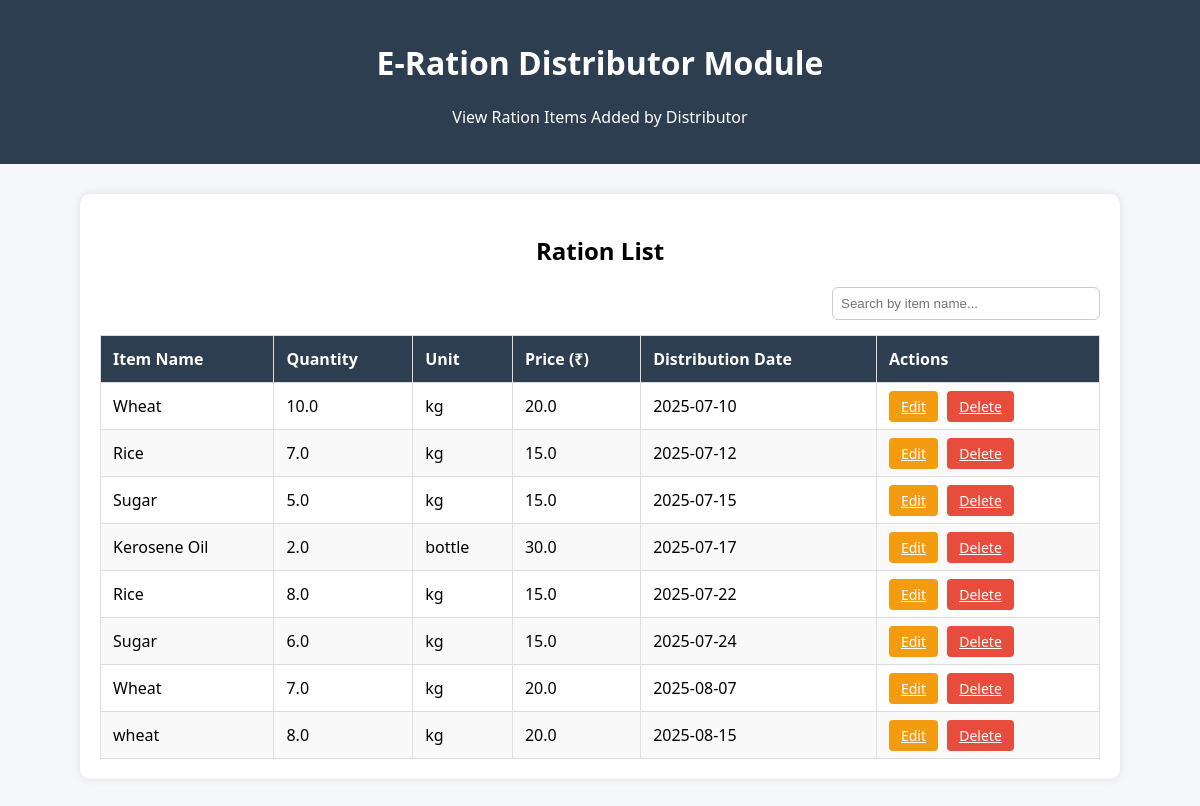
The app's page /view_ration with its own data.
### app.py (models this page shows)
class RationItem(db.Model):
    id = db.Column(db.Integer, primary_key=True)
    item_name = db.Column(db.String(100))
    quantity_available = db.Column(db.Float)
    unit = db.Column(db.String(20))
    price_per_unit = db.Column(db.Float)
    distribution_date = db.Column(db.Date)

### app.py (the view)
@app.route('/view_ration')
def view_ration():
    items = RationItem.query.all()
    return render_template("view_ration.html", items=items)

### app.py (called while the page is built, shortened)
@app.before_request
def initialize():
    db.create_all()
    db.session.commit()

### templates/view_ration.html (shortened to what this page needs)
<!DOCTYPE html>
<html lang="en">
<head>
</head>
<body>
  <header>
    <h1>E-Ration Distributor Module</h1>
    <p>View Ration Items Added by Distributor</p>
  </header>
  <div class="container">
    <h2>Ration List</h2>
    <div class="search-bar">
      <input type="text" id="searchInput" placeholder="Search by item name..." onkeyup="filterTable()" />
    </div>
    {% if items %}
      <table id="rationTable">
        <thead>
          <tr>
            <th>Item Name</th>
            <th>Quantity</th>
            <th>Unit</th>
            <th>Price (₹)</th>
            <th>Distribution Date</th>
            <th>Actions</th>
          </tr>
        </thead>
        <tbody>
          {% for item in items %}
          <tr>
            <td>{{ item.item_name }}</td>
            <td>{{ item.quantity_available }}</td>
            <td>{{ item.unit }}</td>
            <td>{{ item.price_per_unit }}</td>
            <td>{{ item.distribution_date.strftime('%Y-%m-%d') }}</td>
            <td>
              <a href="{{ url_for('edit_ration', id=item.id) }}" class="btn edit-btn">Edit</a>
              <a href="{{ url_for('delete_ration', id=item.id) }}" class="btn delete-btn" onclick="return confirm('Are you sure?')">Delete</a>
            </td>
          </tr>
          {% endfor %}
        </tbody>
      </table>
    {% else %}
      <div class="no-data">No ration items found.</div>
    {% endif %}
  </div>
</body>
</html>

### templates/view_ration.html (style rules this page uses)
body { font-family: 'Segoe UI', sans-serif; background-color: #f5f7fa; margin: 0; padding: 0; }
header { background-color: #2c3e50; color: white; padding: 20px; text-align: center; }
.container { max-width: 1000px; margin: 30px auto; background: #fff; border-radius: 10px; padding: 20px; box-shadow: 0 0 10px rgba(0,0,0,0.1); }
h2 { text-align: center; margin-bottom: 20px; }
.search-bar { margin-bottom: 15px; text-align: right; }
.search-bar input { padding: 8px; border: 1px solid #ccc; border-radius: 6px; width: 250px; }
table { width: 100%; border-collapse: collapse; margin-top: 10px; }
table, th, td { border: 1px solid #ddd; }
th { background-color: #2c3e50; color: white; padding: 12px; text-align: left; }
td { padding: 12px; }
tr:nth-child(even) { background-color: #f9f9f9; }
.btn { padding: 6px 12px; border: none; border-radius: 4px; cursor: pointer; color: white; font-size: 14px; margin-right: 5px; }
.edit-btn { background-color: #f39c12; }
.delete-btn { background-color: #e74c3c; }

### records on screen
RationItem: item_name "Wheat", quantity_available "10.0", unit "kg", price_per_unit "20.0", distribution_date "2025-07-10"
RationItem: item_name "Rice", quantity_available "7.0", unit "kg", price_per_unit "15.0", distribution_date "2025-07-12"
RationItem: item_name "Sugar", quantity_available "5.0", unit "kg", price_per_unit "15.0", distribution_date "2025-07-15"
RationItem: item_name "Kerosene Oil", quantity_available "2.0", unit "bottle", price_per_unit "30.0", distribution_date "2025-07-17"
RationItem: item_name "Rice", quantity_available "8.0", unit "kg", price_per_unit "15.0", distribution_date "2025-07-22"
RationItem: item_name "Sugar", quantity_available "6.0", unit "kg", price_per_unit "15.0", distribution_date "2025-07-24"
RationItem: item_name "Wheat", quantity_available "7.0", unit "kg", price_per_unit "20.0", distribution_date "2025-08-07"
RationItem: item_name "wheat", quantity_available "8.0", unit "kg", price_per_unit "20.0", distribution_date "2025-08-15"
